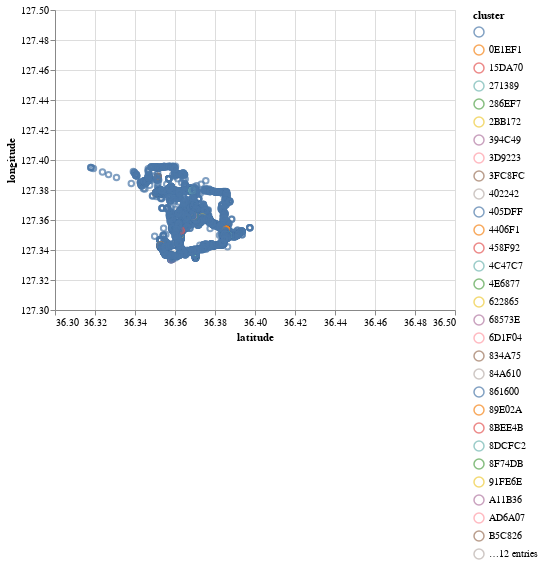

Notebook cell for this chart:
### Code cell
import altair as alt

alt.data_transformers.disable_max_rows()

alt.Chart(DATA_CLUSTERED).mark_point().encode(
    x=alt.X('latitude:Q', scale=alt.Scale(domain=(36.3, 36.5))),
    y=alt.Y('longitude:Q', scale=alt.Scale(domain=(127.3, 127.5))),
    color=alt.Color('cluster:N')
).interactive()

### Figure 1 — Vega-Lite specification as saved in the notebook (floating-point values rounded to 4 significant figures; data arrays with more than 128 entries replaced by an {"elided": "..."} marker saying what was removed)
{"config": {"view": {"continuousWidth": 400, "continuousHeight": 300}}, "data": {"name": "data-b5852d895084040ff858b070e8678ded"}, "mark": "point", "encoding": {"color": {"type": "nominal", "field": "cluster"}, "x": {"type": "quantitative", "field": "latitude", "scale": {"domain": [36.3, 36.5]}}, "y": {"type": "quantitative", "field": "longitude", "scale": {"domain": [127.3, 127.5]}}}, "selection": {"selector001": {"type": "interval", "bind": "scales", "encodings": ["x", "y"]}}, "$schema": "https://vega.github.io/schema/vega-lite/v4.8.1.json", "datasets": {"data-b5852d895084040ff858b070e8678ded": {"elided": "13482 records"}}}
